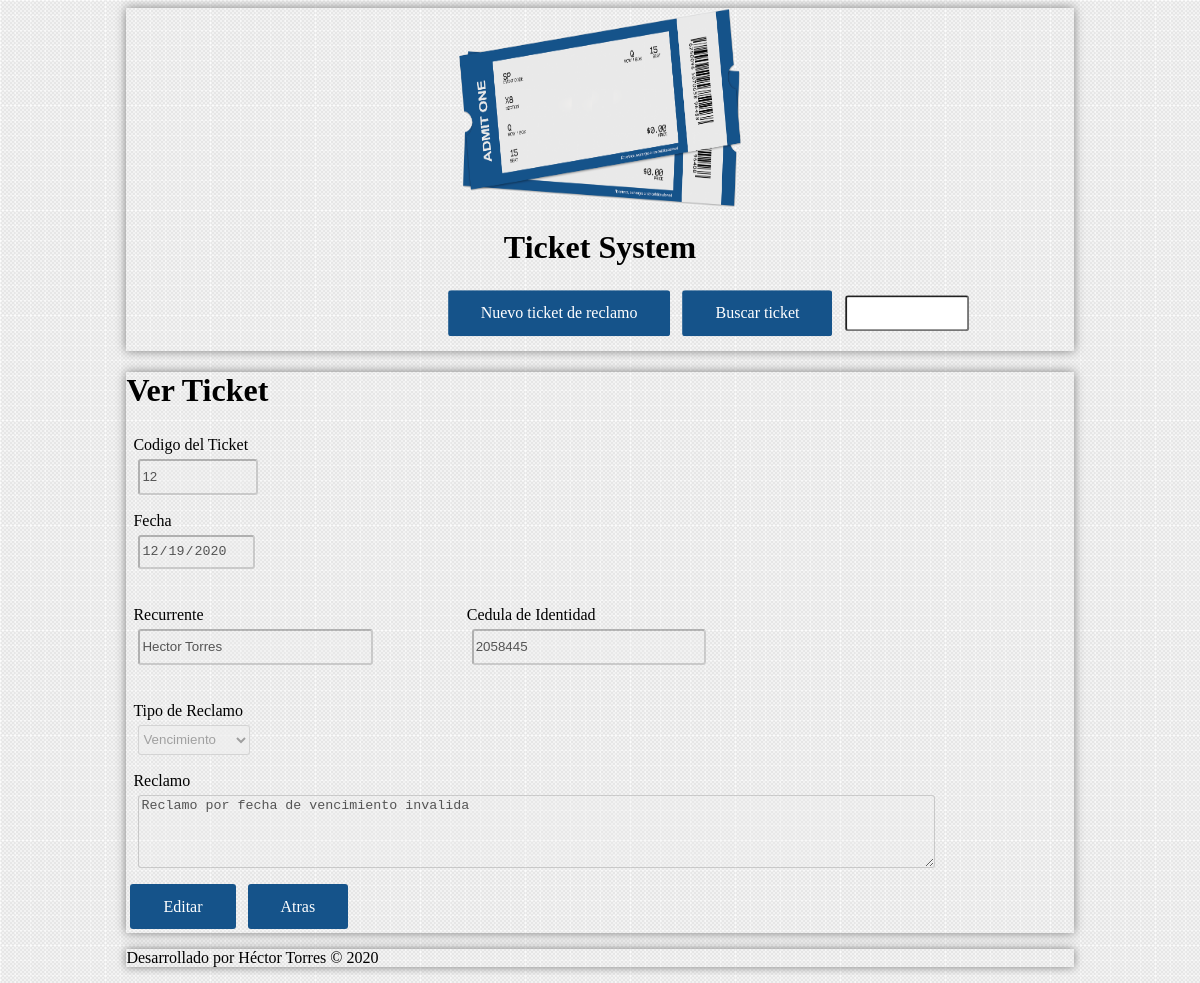
Screenshot of /ticket/show&id=1 with the database file from the repository.
### tables this page shows
CREATE TABLE `ticket` (
  `id` int NOT NULL,
  `code` int DEFAULT NULL,
  `date` date DEFAULT NULL,
  `recurrent` varchar(150) DEFAULT NULL,
  `claim_description` text,
  `identification_card` varchar(100) DEFAULT NULL,
  `claim_type_id` int NOT NULL
);

CREATE TABLE `claim_type` (
  `id` int NOT NULL,
  `claim_type_description` varchar(100) DEFAULT NULL
);

### controllers/TicketController.php (called while the page is built, shortened)
<?php
require_once 'models/ticket.php';
class TicketController{
    public function show(){
        if(isset($_GET['id'])){
            $ticketId = $_GET['id'];
            $ticket = new ticket();
            $ticket->setId($ticketId);
            $ticketResult = $ticket->getTicket();
        }
        require_once 'views/ticket/show.php';
    }
}

### models/ticket.php (called while the page is built, shortened)
<?php
class Ticket{
    private $id;
    private $db;
    public function __construct(){
        $this->db = Database::connect();
    }
    function getId() {
        return $this->id;
    }
    function setId($id): void {
        $this->id = $id;
    }
        public function getTicket(){
         try{
            $connectionDB = $this->db;
            $sql = "SELECT t.*, ct.claim_type_description FROM ticket t JOIN claim_type ct ON t.claim_type_id= ct.id WHERE t.id = {$this->getId()}";
            $ticket = $connectionDB->query($sql);
            return $ticket->fetch_object();
        } catch (Exception $ex) {
        } finally {
            $connectionDB->close();
        }
    }
}

### views/ticket/show.php (the view, shortened to what this page needs)
<div class="container">
    <h1>Ver Ticket</h1>
    <form action="" method="POST">
        <div class="form-content">
            <label for="name">Codigo del Ticket</label>
            <input disabled="" type="number" name="code" placeholder="Ingrese el numero de ticket"  min="1" max="5" pattern="[0-9]+" value="<?=$ticketResult->code?>">
        </div>
        <div class="form-content">
            <label for="date">Fecha</label>
            <input disabled="" type="date" name="date" value="<?=$ticketResult->date?>">
        </div>
        <div class="form-content grid-container">
            <div>
                <label for="recurrent">Recurrente</label>
                <input disabled=""type="text" name="recurrent" placeholder="Nombre y apellido" class="w-7 input" value="<?=$ticketResult->recurrent?>">
            </div>
            <div class="form-content">
                <label for="i-card">Cedula de Identidad</label>
                <input disabled="" type="text" name="i-card" placeholder="Cedula de identidad" class="w-7 input" value="<?=$ticketResult->identification_card?>">
            </div>
        </div>
        <div class="form-content">
            <label for="claim_type">Tipo de Reclamo</label>
            <select id="select" name="claim_type" class="input" disabled="">
                <option value="<?=$ticketResult->claim_type_id?>"><?=$ticketResult->claim_type_description?></option>
            </select>
        </div>
        <div class="form-content">
            <label for="claim">
                Reclamo
            </label>
            <textarea class="input textarea" disabled=""><?=$ticketResult->claim_description?></textarea>
        </div>
        <a href="<?=base_url?>ticket/edit&id=<?=$ticketResult->id?>" class="btn btn-primary">Editar</a>
        <a href="<?=base_url?>" class="btn btn-primary">Atras</a>
    </form>
</div>

### assets/css/style.css (style rules this page uses)
body { background: url(../img/bg.png) }
.grid-container { display: grid; grid-template-columns: auto auto auto auto; grid-gap: 10px; padding: 10px; }
.grid-container > div { text-align: left; padding: 20px 0; }
.container { width: 80%; margin: 0px auto; box-shadow: 0px 0px 10px gray; }
.btn { display: inline-block; padding: .8rem 2rem; text-decoration: none; border-radius: 3px; border: 1px solid transparent; color: #fff; margin: 4px; }
.btn-primary { background-color: #15538a; }
form > .form-content > input { display: block; width: 12%; height: 30px; margin: 5px; border-radius: .2rem; }
.input { display: block; width: 12%; height: 30px; margin: 5px; border-radius: .2rem; }
form > .form-content { padding: 5px; margin: 2px; }
.w-7 { width: 70% !important; }
.textarea { width: 791px; height: 67px; }

### rows the page displays
ticket: code "12", date "12/19/2020", recurrent "Hector Torres", i-card "2058445", claim_type "Vencimiento", claim_description "Reclamo por fecha de vencimiento invalida"
